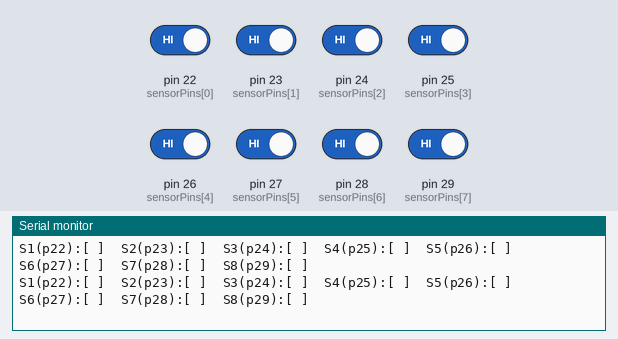
Simulated run of this sketch. Board: Arduino Mega 2560, built with avr-gcc and run on an emulated ATmega2560. Shown: the last lines printed to the serial monitor. Inputs (shaded band) come from the test bench; at power-on: pin 22 (sensorPins[0]), pin 23 (sensorPins[1]), pin 24 (sensorPins[2]), pin 25 (sensorPins[3]), pin 26 (sensorPins[4]), pin 27 (sensorPins[5]), pin 28 (sensorPins[6]), pin 29 (sensorPins[7]) HIGH.

Above: at 1.2 s.
1.3 s: pin 22 (sensorPins[0]) driven LOW
At 1.52 s:
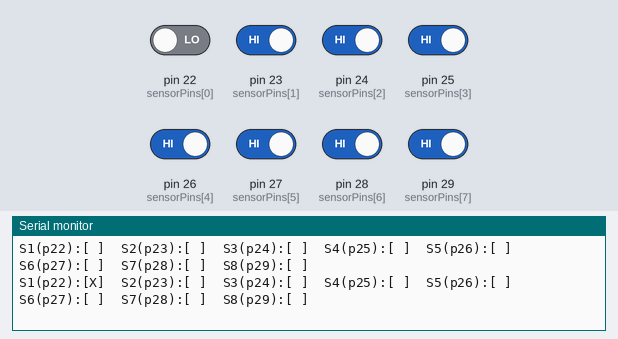
3.3 s: pin 23 (sensorPins[1]) driven LOW
At 3.71 s:
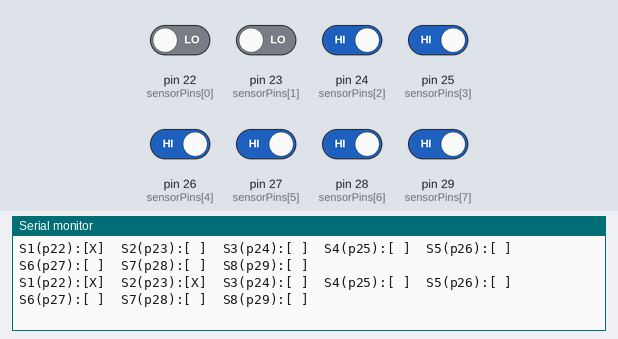
5.5 s: pin 24 (sensorPins[2]) driven LOW
At 5.89 s:
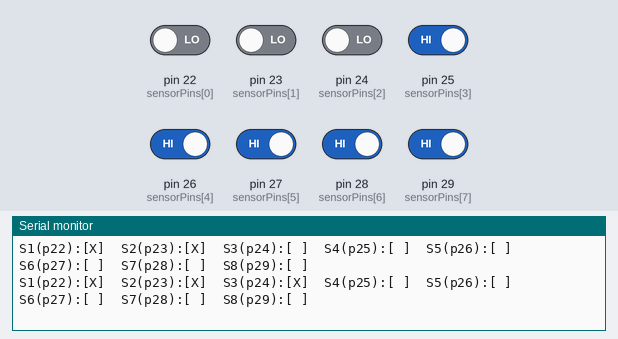
7.6 s: pin 25 (sensorPins[3]) driven LOW
At 7.83 s:
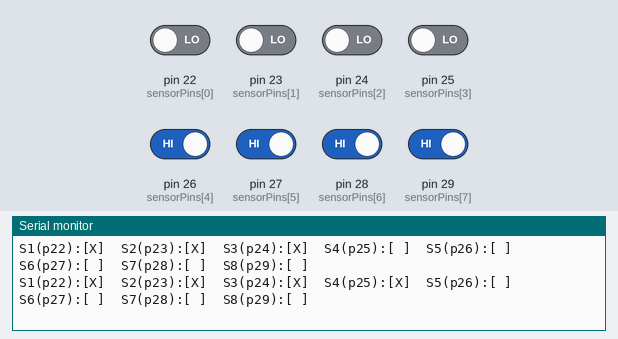
9.6 s: pin 26 (sensorPins[4]) driven LOW
At 10.02 s:
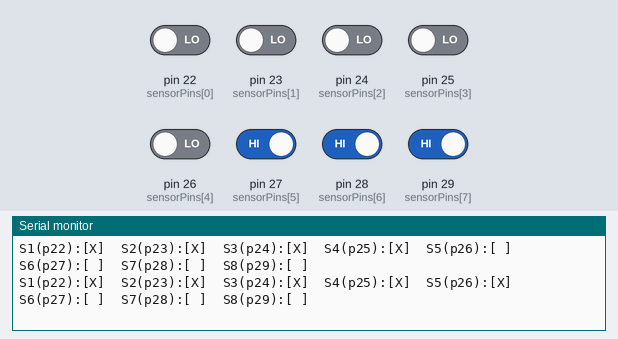
11.8 s: pin 27 (sensorPins[5]) driven LOW
At 12.2 s:
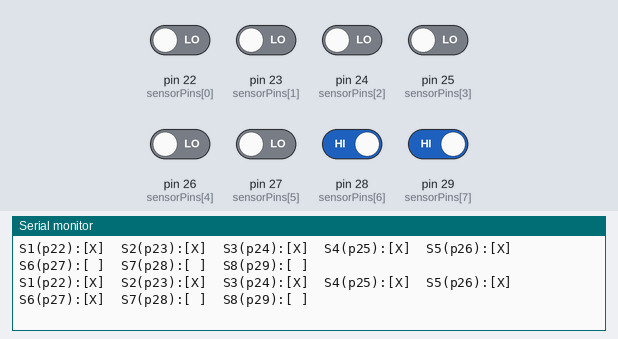

The sketch:

eye_test.ino
```cpp
// E18-D80NK мэдрэгчүүд — Arduino Mega
const int sensorPins[] = {22, 23, 24, 25, 26, 27, 28, 29};
const int N = sizeof(sensorPins) / sizeof(sensorPins[0]);

void setup() {
  Serial.begin(9600);
  for (int i = 0; i < N; i++) {
    pinMode(sensorPins[i], INPUT_PULLUP);
  }
  Serial.println(F("=== E18-D80NK мэдрэгчийн тест ==="));
  Serial.println(F("[X] = илрүүлсэн   [ ] = алга"));
  Serial.println(F("---------------------------------"));
}

void loop() {
  for (int i = 0; i < N; i++) {
    int state = digitalRead(sensorPins[i]);

    Serial.print(F("S"));
    Serial.print(i + 1);
    Serial.print(F("(p"));
    Serial.print(sensorPins[i]);
    Serial.print(F("):"));
    Serial.print(state == LOW ? F("[X]") : F("[ ]"));
    Serial.print(F("  "));
  }
  Serial.println();
  delay(200);
}
```

Measured:
- after the input at 1.3 s, the serial monitor: prints a new line after 0.05 s (image 1)
- after the input at 3.3 s, the serial monitor: prints a new line after 0.23 s (image 2)
- after the input at 5.5 s, the serial monitor: prints a new line after 0.21 s (image 3)
- after the input at 7.6 s, the serial monitor: prints a new line after 0.06 s (image 4)
- after the input at 9.6 s, the serial monitor: prints a new line after 0.24 s (image 5)
- after the input at 11.8 s, the serial monitor: prints a new line after 0.22 s (image 6)
